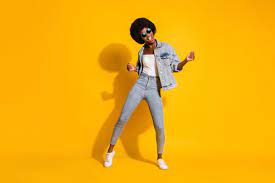
#> input picture images/photo.jpg, 275 x 183 px
$ python lire_image_en_gris.py
#> lines starting #> are read from the running program, lines starting #| are printed output that depends on the picture
import cv2
import matplotlib.pyplot as plt

image_url = '../../../images/photo.jpg'

image = cv2.imread(image_url)
#> image is the input picture: shape (183, 275, 3); mean B, G, R 14.3, 174.3, 241.9

imageGris = cv2.cvtColor(image, cv2.COLOR_BGR2GRAY)
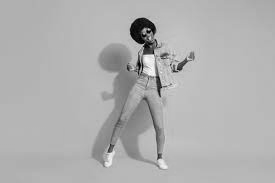
#> imageGris: shape (183, 275); min 1, max 251, mean 176.2
imageGris = imageGris / 255*2

print(image.shape)
#| (183, 275, 3)
print(imageGris)
#> (printed output is left out)

cv2.imshow('image grise', imageGris)
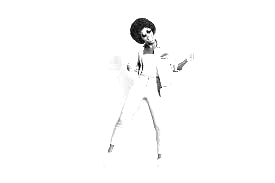
#> window 'image grise': shape (183, 275); min 2, max 255, mean 251.6
cv2.imshow('image en couleur', image)
cv2.waitKey(0)
